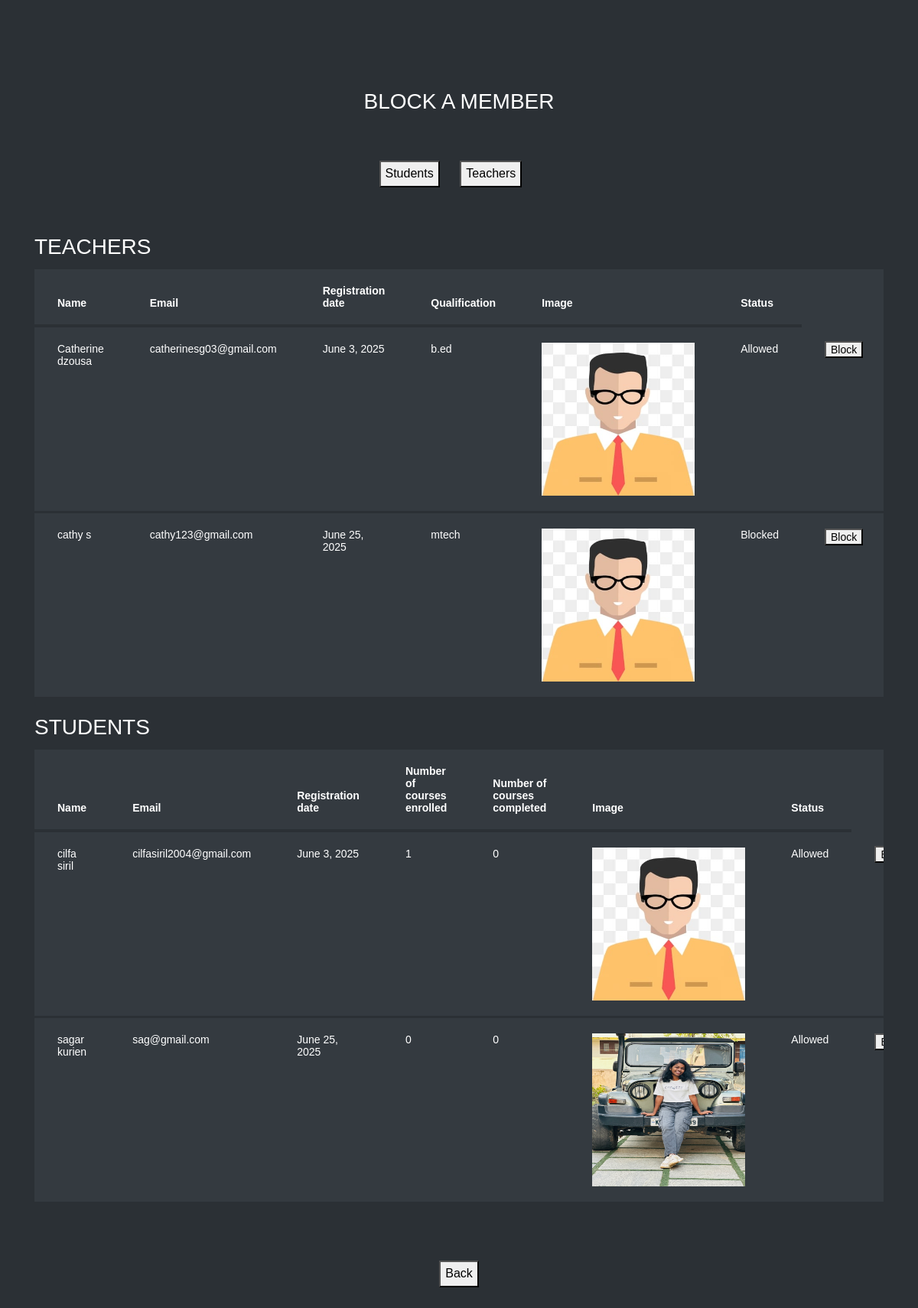
Page /block on the committed database.
### learn/models.py (models this page shows, shortened)
class Registration(models.Model):
    Password = models.CharField(max_length=200, null=True)
    Registration_date = models.DateField(auto_now_add=True, null=True)
    Num_of_courses_enrolled = models.IntegerField(null=True)
    Num_of_courses_completed = models.IntegerField(null=True)
    Qualification = models.TextField(null=True)
    Introduction_brief = models.TextField(null=True)
    Image = models.ImageField(upload_to='media', null=True)
    Num_of_enrolled_students = models.IntegerField(null=True)
    Average_review_rating = models.IntegerField(null=True)
    Num_of_reviews = models.IntegerField(null=True)
    About_website = models.TextField(null=True)
    Registration_fee = models.IntegerField(null=True)
    User_role = models.CharField(max_length=200, null=True)
    user = models.OneToOneField(User,on_delete = models.CASCADE, null = True)

### learn/views.py (the view)
# urls.py: path('block', learn.views.block, name='block'),
def block(request):
    t_reg = Registration.objects.filter(Q(User_role="teacher") | Q(User_role="teacher_blocked"))
    s_reg = Registration.objects.filter(Q(User_role="student") | Q(User_role="student_blocked"))
    return render(request,'block.html',{'t_reg':t_reg,'s_reg':s_reg})

### Template/block.html (shortened to what this page needs)
{% load static %}
<html lang="en">
  <head>
	<link rel="stylesheet" href="https://stackpath.bootstrapcdn.com/font-awesome/4.7.0/css/font-awesome.min.css">
	<link rel="stylesheet" href="{% static 'tabble/css/style.css' %}">
	</head>
	<body>
	<section class="ftco-section">
		<div class="container">
			<div class="row justify-content-center">
				<div class="col-md-6 text-center mb-5">
					<h2 class="heading-section">BLOCK A MEMBER</h2>
				</div>
			</div>
            <center>
            <button type="submit" onclick="loadd_s()" >Students</button>&nbsp &nbsp &nbsp
            <button type="submit" onclick="loadd_t()" >Teachers</button>&nbsp &nbsp &nbsp
            </center><br><br>
			{% if t_reg %}
            <div id="tt_tt">
            <h2 class="heading-section">TEACHERS</h2>
			<div class="row">
				<div class="col-md-12">
					<div class="table-wrap">
						<table class="table table-bordered table-dark table-hover">
						  <thead>
						    <tr>
                                 <th>
                                    Name
                                </th>
                                <th>
                                    Email
                                </th>
                                <th>
                                    Registration date
                                </th>
                                <th>
                                    Qualification
                                </th>
                                <th>
                                    Image
                                </th>
                                <th>
                                    Status
                                </th>
						    </tr>
						  </thead>
						  <tbody>
						  {% for i in t_reg %}
						   <tr>
						        <td>
                                    {{i.user.first_name}} {{i.user.last_name}}
                                </td>
                                <td>
                                    {{i.user.email}}
                                </td>
                                <td>
                                    {{i.Registration_date}}
                                </td>
                                <td>
                                    {{i.Qualification}}
                                </td>
                                <td>
                                    <img src="/media/{{i.Image}}" alt="No image" height="200px" width="200px">
                                </td>
                                <td>
                                        {% if i.User_role != 'teacher_blocked' %}
                                            Allowed
                                        {% endif %}
                                        {% if i.User_role == 'teacher_blocked' %}
                                            Blocked
                                        {% endif %}
                                </td>
                                <td>
                                    <button type="button" onclick="location.href='{% url 'blocks' i.id %}'" name='blo'>Block</button>
                                </td>
						    </tr>
						  {% endfor %}
						  </tbody>
						</table>
					</div>
				</div>
			</div>
			{% else %}
			<h1 align="center" style="color:blue">No teachers available</h1>
			{% endif %}
		</div>
       {% if s_reg %}
            <div id="ss_ss">
            <h2 class="heading-section">STUDENTS</h2>
			<div class="row">
				<div class="col-md-12">
					<div class="table-wrap">
						<table class="table table-bordered table-dark table-hover">
						  <thead>
						    <tr>
						 	    <th>
                                    Name
                                </th>
                                <th>
                                    Email
                                </th>
                                <th>
                                    Registration date
                                </th>
                                <th>
                                    Number of courses enrolled
                                </th>
                                <th>
                                    Number of courses completed
                                </th>
                                <th>
                                    Image
                                </th>
                                 <th>
                                    Status
                                </th>
						    </tr>
						  </thead>
						  <tbody>
						  {% for i in s_reg %}
						   <tr>
						       <td>
                                    {{i.user.first_name}} {{i.user.last_name}}
                                </td>
                                <td>
                                    {{i.user.email}}
                                </td>
                                <td>
                                    {{i.Registration_date}}
                                </td>
                                <td>
                                    {{i.Num_of_courses_enrolled}}
                                </td>
                                <td>
                                    {{i.Num_of_courses_completed}}
                                </td>
                                <td>
                                    <img src="/media/{{i.Image}}" alt="No image" height="200px" width="200px">
                                </td>
                                 <td>
                                    {% if i.User_role != 'student_blocked' %}
                                            Allowed
                                     {% endif %}
                                </td>
                                <td>
                                    <button type="button" onclick="location.href='{% url 'blocks1' i.id %}'" name='blo'>Block</button>
                                </td>
						    </tr>
						  {% endfor %}
						  </tbody>
						</table>
					</div>
				</div>
			</div>
			{% else %}
			<h1 align="center" style="color:blue">No students available</h1>
			{% endif %}
		</div>
        </div>
		<br><br>
		<div align="center">
			<button type="submit" onclick="location.href='{% url 'admin_home' %}'" name='mybtn2'>Back</button>
		</div>
	</section>
	</body>
</html>

### rows in the picture
Registration: user.first_name "Catherine", user.last_name "dzousa", user.email "catherinesg03@gmail.com", Registration_date "June 3, 2025", Qualification "b.ed", Image (picture), User_role "Allowed"
Registration: user.first_name "cathy", user.last_name "s", user.email "cathy123@gmail.com", Registration_date "June 25, 2025", Qualification "mtech", Image (picture), User_role "Blocked"
Registration: user.first_name "cilfa", user.last_name "siril", user.email "cilfasiril2004@gmail.com", Registration_date "June 3, 2025", Num_of_courses_enrolled "1", Num_of_courses_completed "0", Image (picture), User_role "Allowed"
Registration: user.first_name "sagar", user.last_name "kurien", user.email "sag@gmail.com", Registration_date "June 25, 2025", Num_of_courses_enrolled "0", Num_of_courses_completed "0", Image (picture), User_role "Allowed"
